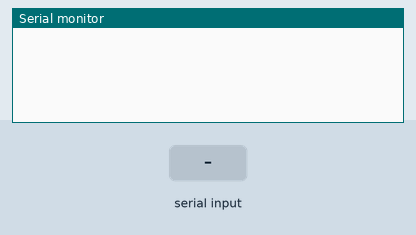
Recording of a sketch running on a simulated Arduino Uno, built with avr-gcc and run on an emulated ATmega328P. On the bench: the last lines printed to the serial monitor. Inputs (shaded band) come from the test bench.

Above: at 1.2 s.
1.3 s: "F" received over Serial
At 2.0 s:
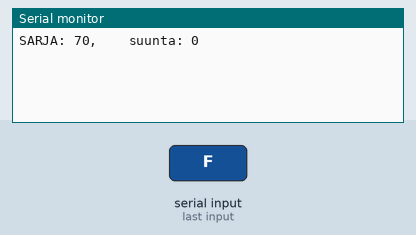
2.8 s: byte 130 (130) received over Serial
At 3.1 s:
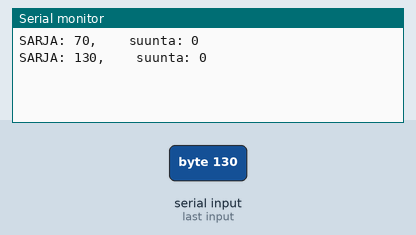
4.3 s: byte 140 (140) received over Serial
At 5.5 s:
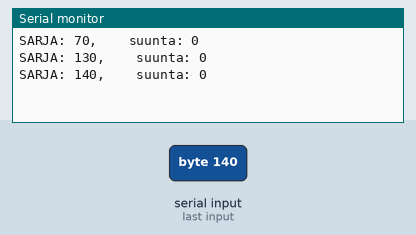
5.8 s: "x" received over Serial
At 6.6 s:
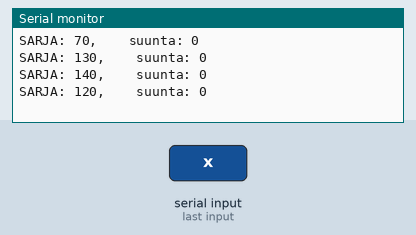
Timing chart, 0 to 8.3 s (numbered marks = the images above; inputs shaded):
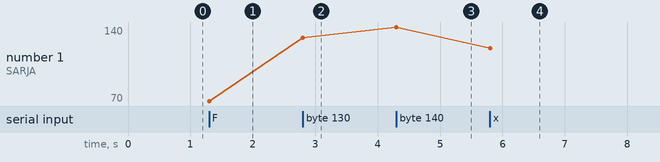

Measured:
- after the input at 1.3 s, the serial monitor: prints a new line at once (image 1)
- after the input at 2.8 s, the serial monitor: prints a new line at once (image 2)
- after the input at 4.3 s, the serial monitor: prints a new line at once (image 3)
- after the input at 5.8 s, the serial monitor: prints a new line at once (image 4)
- plotted number 1: 70 → 130 after the input at 2.8 s, 130 → 140 after the input at 4.3 s, 140 → 120 after the input at 5.8 s

The sketch:

UNO-motor_driver.ino
```cpp
#include <Stepper.h>

#define MOTOR_STEPS 64
#define MOTOR_GEAR 64
#define STEPPER_STEPSIZE MOTOR_STEPS*MOTOR_GEAR
#define DRIVER_IN1 8
#define DRIVER_IN2 9
#define DRIVER_IN3 10
#define DRIVER_IN4 11

#define second 1000
#define fullCircle 2048


unsigned long timerValue = 0;
unsigned long zeroTime;


bool isTimer;
bool s;
bool p;

bool timerSetOn;
bool isReset;

int n;
int timeWent;
int sarja;
int stepSuunta;
int vastaanotto;
int newValueCount;
int timeLimit;
int suunta;
int stepsTaken;

int a;
int b;
int c;

int ib;

Stepper stepMotor(STEPPER_STEPSIZE, DRIVER_IN1, DRIVER_IN3, DRIVER_IN2, DRIVER_IN4);


void setNewvalue(){
if(sarja <=9 && sarja >= 0 || sarja == 160){
  switch(newValueCount){
    case 0:
        a = sarja;
        newValueCount++;
        sarja = -1;
        break;

    case 1:
        b = sarja;
        newValueCount++;
        sarja = -1;
        break;

    case 2:
        c = sarja;
        newValueCount++;
        sarja = -1;
        break;

    case 3:
    if(sarja == 160){
      timeLimit = (a*100)+(b*10)+(c);
      a = 0;
      b = 0;
      c = 0;
      newValueCount = 0;
      vastaanotto = 0;
      break;
    }
   }
 }
}


void timerRESET(){
  if(!isReset){
    timerValue = 0;
    n = 0;
    isTimer = false;
    stepsTaken = 0;
    isReset = true;
  }
}


void timerON(){
  isReset = false;
  if(!isTimer){
    zeroTime = millis();
    isTimer = true;
  }
  timerValue = millis()-zeroTime;


  if(timerValue / 1000 <= timeLimit){
    n = timerValue % 2000;
    if (n >= 1000){
      stepSuunta = 1;
      takeSteps(stepSuunta);
      stepsTaken++;
    }

  }
}


void takeSteps(int step){
  stepMotor.step(step);
  delay(4);
}


void setup() {
  Serial.begin(9600);
  stepMotor.setSpeed(100);
}


//Ongelma "int sarja" käyttämisessä oli, että kun Serial.available() > 0 lakkaa olemasta,
//niin sarja jää sihen arvoon mihinkä se viimeksi asetettiin, eli se jättää ohjelman päälle

void loop() {


if(timerSetOn){
  timerON();

}else if(!timerSetOn){
  timerRESET();

}


  if(Serial.available() > 0 ){
    ib = Serial.read();
    if((ib <= 9 && ib >=0) || ib == 70 || ib == 130 || ib == 120 || ib == 140 || ib == 150 || ib == 160 || ib == 170 || ib == 180 || ib == 200 ){
      sarja = ib;

      Serial.print("SARJA: ");
      Serial.print(sarja);
      Serial.print(",    ");
      Serial.print("suunta: ");
      Serial.print(suunta);
      Serial.println();

    }


    }


  if (sarja == 120) {
    timerSetOn = true;
  }

  if (sarja == 130) {
    timerSetOn = false;
  }

  if (sarja == 200){
    vastaanotto = 2; //PAKKOAJON VASTAANOTTO
  }

  if (sarja == 150) {
    vastaanotto = 1;  //UUDEN AJAN VASTAANOTTO
  }


  if(sarja == 70){
    vastaanotto = 0;
    newValueCount = 0;
    a = 0;
    b = 0;
    c = 0;
  }


  if(vastaanotto == 2){
    if(sarja == 170){
      suunta = -1;
      stepMotor.step(suunta);
      delay(4);
    }
    if(sarja == 180){
      suunta = 1;
      stepMotor.step(suunta);
      delay(4);
    }
    if(sarja == 140){
      suunta = 0;
    }
  }


  if (vastaanotto == 1){
    setNewvalue();
  }


}


/*


"int timerValue" on se aika jota käytetään ajastimissa, se siis voidaan nollata ja laittaa pyörimään.
Se toimii millisekntien tarkkuudella


Lähteet koodeille:

Funktiot: https://www.arduino.cc/reference/en/

*/
```
